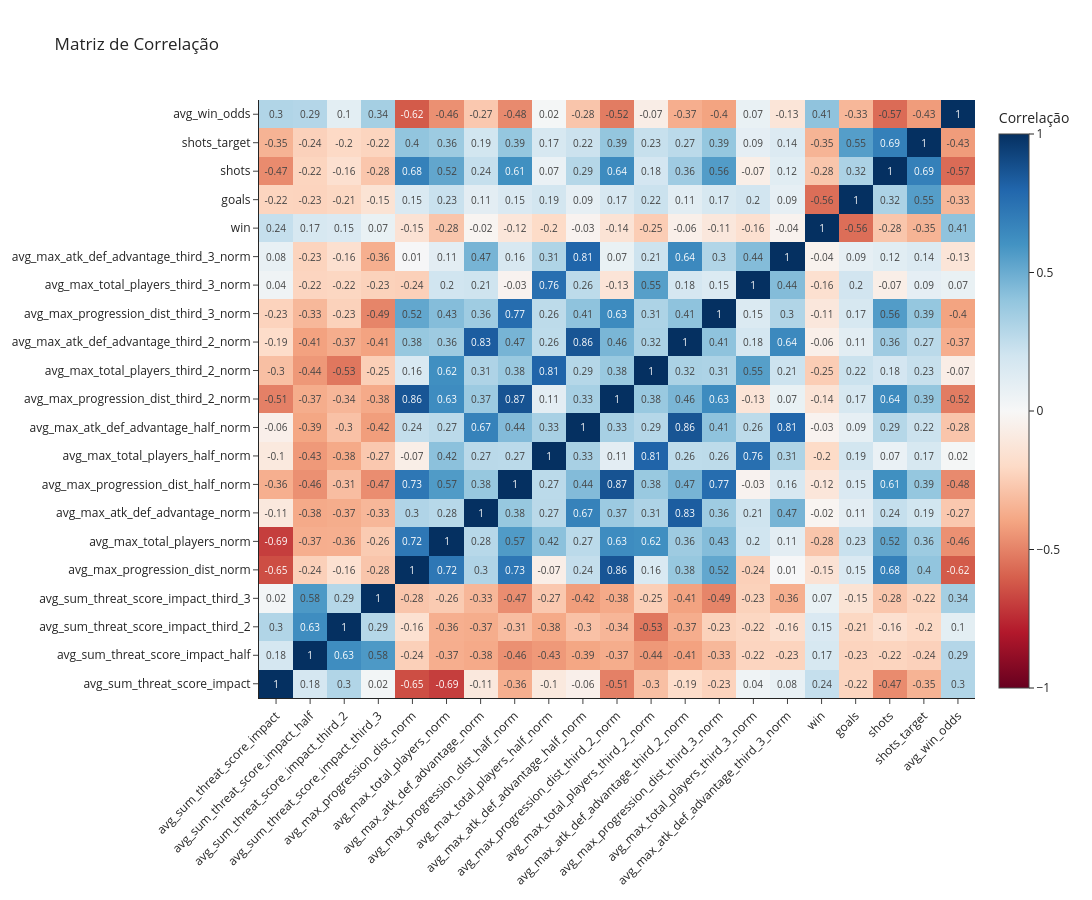
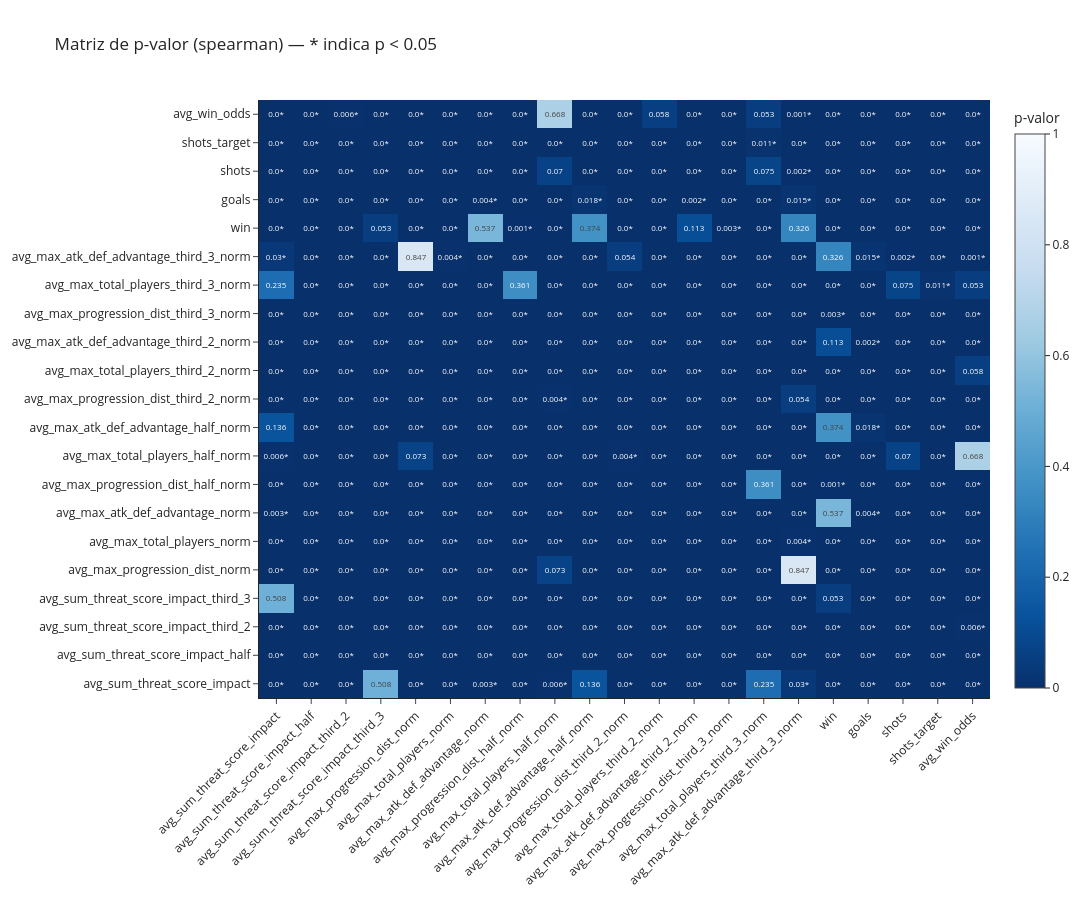

These figures' notebook cell, in order:
### Markdown cell above
### 2.2. Por Time-Partida-Ciclo de Posse

### Code cell
# Configuração das agregações por grupo de coluna (fácil de trocar depois):
# uma função pra dentro do ciclo (CYCLE_AGG) e outra pra entre ciclos do
# time na partida (TEAM_AGG), separadas por "target" (threat_score_impact)
# e "components" (progression_dist/total_players/atk_def_advantage_norm).
# Ponto de partida: target = média da SOMA de cada ciclo (efeito acumulado
# do ciclo, depois a média entre os ciclos); components = média do MÁXIMO
# de cada ciclo, igual ao threat_score original (não faz sentido somar
# vantagem numérica/contagem de jogadores ao longo do ciclo).
CYCLE_AGG = {
    "target": F.sum,
    "components": F.max,
}
TEAM_AGG = {
    "target": F.mean,
    "components": F.mean,
}

possession_group_cols = [
    "gameId",
    "competitionName",
    "season",
    "date",
    "homeTeamName",
    "opponentTeamName",
    "homeTeam",
    "possession_id"
]

team_group_cols = [
    "gameId",
    "competitionName",
    "season",
    "date",
    "homeTeamName",
    "opponentTeamName",
    "homeTeam"
]

target_cols = [f"threat_score_impact{suffix}" for suffix in zone_suffixes]
component_cols = [c for c in agg_cols if c not in target_cols]

# 1ª etapa (dentro do ciclo): target somado, components pelo máximo —
# duas chamadas de build_aggregated_df (uma função só por chamada) + join
# pra juntar as duas de volta no nível de ciclo
sum_target_in_cycle_cols, df_possession_target = build_aggregated_df(
    df=df_threat,
    group_cols=possession_group_cols,
    agg_cols=target_cols,
    agg_func=CYCLE_AGG["target"],
    agg_prefix="sum"
)

max_components_in_cycle_cols, df_possession_components = build_aggregated_df(
    df=df_threat,
    group_cols=possession_group_cols,
    agg_cols=component_cols,
    agg_func=CYCLE_AGG["components"],
    agg_prefix="max"
)

df_possession = df_possession_target.join(df_possession_components, on=possession_group_cols, how="inner")

# 2ª etapa (entre ciclos do time na partida): média pros dois grupos —
# "avg_sum_threat_score_impact{suffix}" (média da soma por ciclo) e
# "avg_max_progression_dist{suffix}_norm" etc. (média do máximo por ciclo,
# igual ao threat_score original)
avg_target_cols, df_agg_target = build_aggregated_df(
    df=df_possession,
    group_cols=team_group_cols,
    agg_cols=sum_target_in_cycle_cols,
    agg_func=TEAM_AGG["target"],
    agg_prefix="avg"
)

avg_component_cols, df_agg_components = build_aggregated_df(
    df=df_possession,
    group_cols=team_group_cols,
    agg_cols=max_components_in_cycle_cols,
    agg_func=TEAM_AGG["components"],
    agg_prefix="avg"
)

df_agg = df_agg_target.join(df_agg_components, on=team_group_cols, how="inner")

agg_result_cols = avg_target_cols + avg_component_cols

df_agg = join_match_stats(
    df_agg,
    df_pl_match_stats_22_23_filtrado_mapped
)

# build_defending_side_df no lugar de build_side_df — mesma lógica invertida
# da seção 2.1 (ver docstring da função)
df_team_match = (
    build_defending_side_df(df_agg, True, agg_result_cols)
    .unionByName(
        build_defending_side_df(df_agg, False, agg_result_cols)
    )
)

corr_cols = (
    df_team_match
    .drop(*(group_cols + ["teamName"]))
    .columns
)

df_team_match.show(5)

plot_correlation_heatmap(df_team_match, corr_cols)
plot_pvalue_heatmap(df_team_match, corr_cols)

### Figure 1 — Plotly figure (JSON) as saved in the notebook; plotly's stock layout.template omitted (floating-point values rounded to 4 significant figures; data arrays with more than 128 entries replaced by an {"elided": "..."} marker saying what was removed)
{"data": [{"colorbar": {"title": {"text": "Correlação"}}, "colorscale": [[0, "rgb(103,0,31)"], [0.1, "rgb(178,24,43)"], [0.2, "rgb(214,96,77)"], [0.3, "rgb(244,165,130)"], [0.4, "rgb(253,219,199)"], [0.5, "rgb(247,247,247)"], [0.6, "rgb(209,229,240)"], [0.7, "rgb(146,197,222)"], [0.8, "rgb(67,147,195)"], [0.9, "rgb(33,102,172)"], [1, "rgb(5,48,97)"]], "text": {"elided": "21x21 float values"}, "texttemplate": "%{text}", "type": "heatmap", "x": ["avg_sum_threat_score_impact", "avg_sum_threat_score_impact_half", "avg_sum_threat_score_impact_third_2", "avg_sum_threat_score_impact_third_3", "avg_max_progression_dist_norm", "avg_max_total_players_norm", "avg_max_atk_def_advantage_norm", "avg_max_progression_dist_half_norm", "avg_max_total_players_half_norm", "avg_max_atk_def_advantage_half_norm", "avg_max_progression_dist_third_2_norm", "avg_max_total_players_third_2_norm", "avg_max_atk_def_advantage_third_2_norm", "avg_max_progression_dist_third_3_norm", "avg_max_total_players_third_3_norm", "avg_max_atk_def_advantage_third_3_norm", "win", "goals", "shots", "shots_target", "avg_win_odds"], "y": ["avg_sum_threat_score_impact", "avg_sum_threat_score_impact_half", "avg_sum_threat_score_impact_third_2", "avg_sum_threat_score_impact_third_3", "avg_max_progression_dist_norm", "avg_max_total_players_norm", "avg_max_atk_def_advantage_norm", "avg_max_progression_dist_half_norm", "avg_max_total_players_half_norm", "avg_max_atk_def_advantage_half_norm", "avg_max_progression_dist_third_2_norm", "avg_max_total_players_third_2_norm", "avg_max_atk_def_advantage_third_2_norm", "avg_max_progression_dist_third_3_norm", "avg_max_total_players_third_3_norm", "avg_max_atk_def_advantage_third_3_norm", "win", "goals", "shots", "shots_target", "avg_win_odds"], "z": {"elided": "21x21 float values"}, "zmax": 1, "zmin": -1}], "layout": {"height": 900, "title": {"text": "Matriz de Correlação"}, "width": 1500, "xaxis": {"tickangle": -45}}}

### Figure 2 — Plotly figure (JSON) as saved in the notebook; plotly's stock layout.template omitted (floating-point values rounded to 4 significant figures; data arrays with more than 128 entries replaced by an {"elided": "..."} marker saying what was removed)
{"data": [{"colorbar": {"title": {"text": "p-valor"}}, "colorscale": [[0, "rgb(247,251,255)"], [0.125, "rgb(222,235,247)"], [0.25, "rgb(198,219,239)"], [0.375, "rgb(158,202,225)"], [0.5, "rgb(107,174,214)"], [0.625, "rgb(66,146,198)"], [0.75, "rgb(33,113,181)"], [0.875, "rgb(8,81,156)"], [1, "rgb(8,48,107)"]], "reversescale": true, "text": {"elided": "21x21 str values"}, "texttemplate": "%{text}", "type": "heatmap", "x": ["avg_sum_threat_score_impact", "avg_sum_threat_score_impact_half", "avg_sum_threat_score_impact_third_2", "avg_sum_threat_score_impact_third_3", "avg_max_progression_dist_norm", "avg_max_total_players_norm", "avg_max_atk_def_advantage_norm", "avg_max_progression_dist_half_norm", "avg_max_total_players_half_norm", "avg_max_atk_def_advantage_half_norm", "avg_max_progression_dist_third_2_norm", "avg_max_total_players_third_2_norm", "avg_max_atk_def_advantage_third_2_norm", "avg_max_progression_dist_third_3_norm", "avg_max_total_players_third_3_norm", "avg_max_atk_def_advantage_third_3_norm", "win", "goals", "shots", "shots_target", "avg_win_odds"], "y": ["avg_sum_threat_score_impact", "avg_sum_threat_score_impact_half", "avg_sum_threat_score_impact_third_2", "avg_sum_threat_score_impact_third_3", "avg_max_progression_dist_norm", "avg_max_total_players_norm", "avg_max_atk_def_advantage_norm", "avg_max_progression_dist_half_norm", "avg_max_total_players_half_norm", "avg_max_atk_def_advantage_half_norm", "avg_max_progression_dist_third_2_norm", "avg_max_total_players_third_2_norm", "avg_max_atk_def_advantage_third_2_norm", "avg_max_progression_dist_third_3_norm", "avg_max_total_players_third_3_norm", "avg_max_atk_def_advantage_third_3_norm", "win", "goals", "shots", "shots_target", "avg_win_odds"], "z": {"elided": "21x21 float values"}, "zmax": 1, "zmin": 0}], "layout": {"height": 900, "title": {"text": "Matriz de p-valor (spearman) — * indica p < 0.05"}, "width": 1500, "xaxis": {"tickangle": -45}}}
